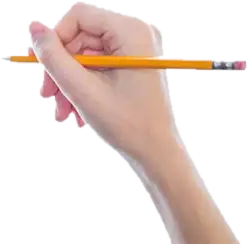
#> input picture server/assets/hand.png, 248 x 244 px
$ python png_check.py ../assets/hand.png
#> lines starting #> are read from the running program, lines starting #| are printed output that depends on the picture
"""Quality check for cutout PNGs (called by src/video/auto-images.js).

For each PNG path given as an argument prints one JSON line:
  {"file", "coverage", "solid", "uniform"} or {"file", "error"}
coverage = opaque share of the box around the subject (1 = no transparency: background not removed);
solid    = share of the subject that is fully opaque (low = faint, smeared cutout);
uniform  = share of neighbouring subject pixels with exactly the same colour. Photos have noise and
           gradients (under ~0.5); vector art, silhouettes and line drawings have flat fills (over ~0.7).
"""
import json
import sys

from PIL import Image

for path in sys.argv[1:]:
    try:
        img = Image.open(path).convert("RGBA")
#> img is the input picture: PIL image 248x244 RGBA; mean R, G, B, A 234.2, 218.9, 213, 94.8
        img.thumbnail((400, 400))
        box = img.getchannel("A").point(lambda a: 255 if a > 24 else 0).getbbox()
#> box = (1, 1, 247, 244)
        if not box:
            raise ValueError("ảnh trống")
        img = img.crop(box)
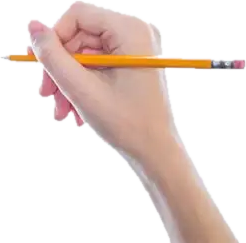
#> img: PIL image 246x243 RGBA; mean R, G, B, A 234, 218.5, 212.5, 96; transparent parts drawn white
        w, h = img.size
#> w = 246; h = 243
        px = list(getattr(img, "get_flattened_data", img.getdata)())
#> px = 59778 items
        seen = sum(1 for p in px if p[3] > 24)
#> seen = 23360
        pairs = same = 0
        for y in range(h):
            row = px[y * w : (y + 1) * w]
            for a, b in zip(row, row[1:]):
                if a[3] > 200 and b[3] > 200:
                    pairs += 1
                    same += a[:3] == b[:3]
#> after the loop, pairs = 21576; same = 4209
        print(json.dumps({
            "file": path,
            "coverage": round(seen / (w * h), 3),
            "solid": round(sum(1 for p in px if p[3] > 200) / seen, 3),
            "uniform": round(same / max(pairs, 1), 3),
        }), flush=True)
#| {"file": "../assets/hand.png", "coverage": 0.391, "solid": 0.935, "uniform": 0.195}
    except Exception as err:  # one bad image must not stop the batch
        print(json.dumps({"file": path, "error": str(err)}), flush=True)
